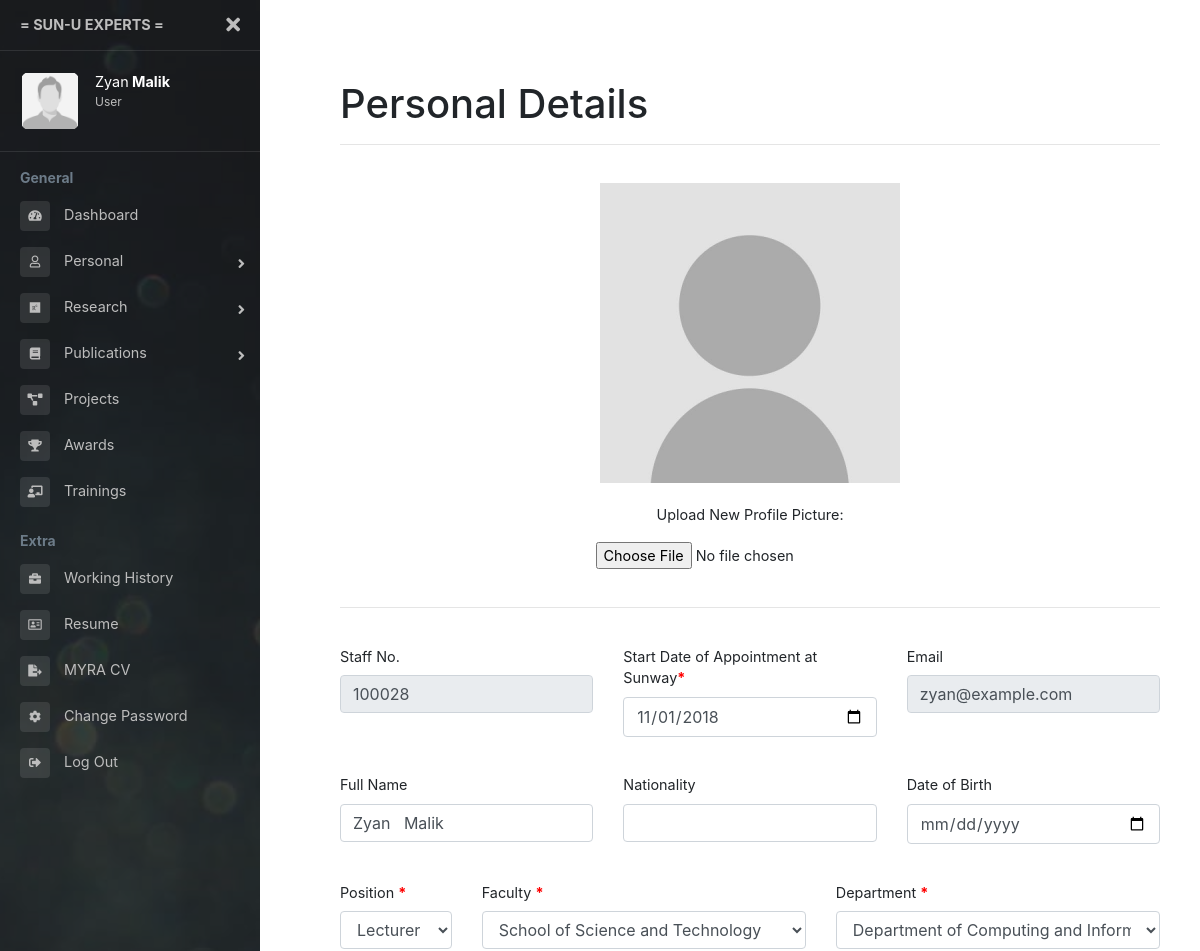
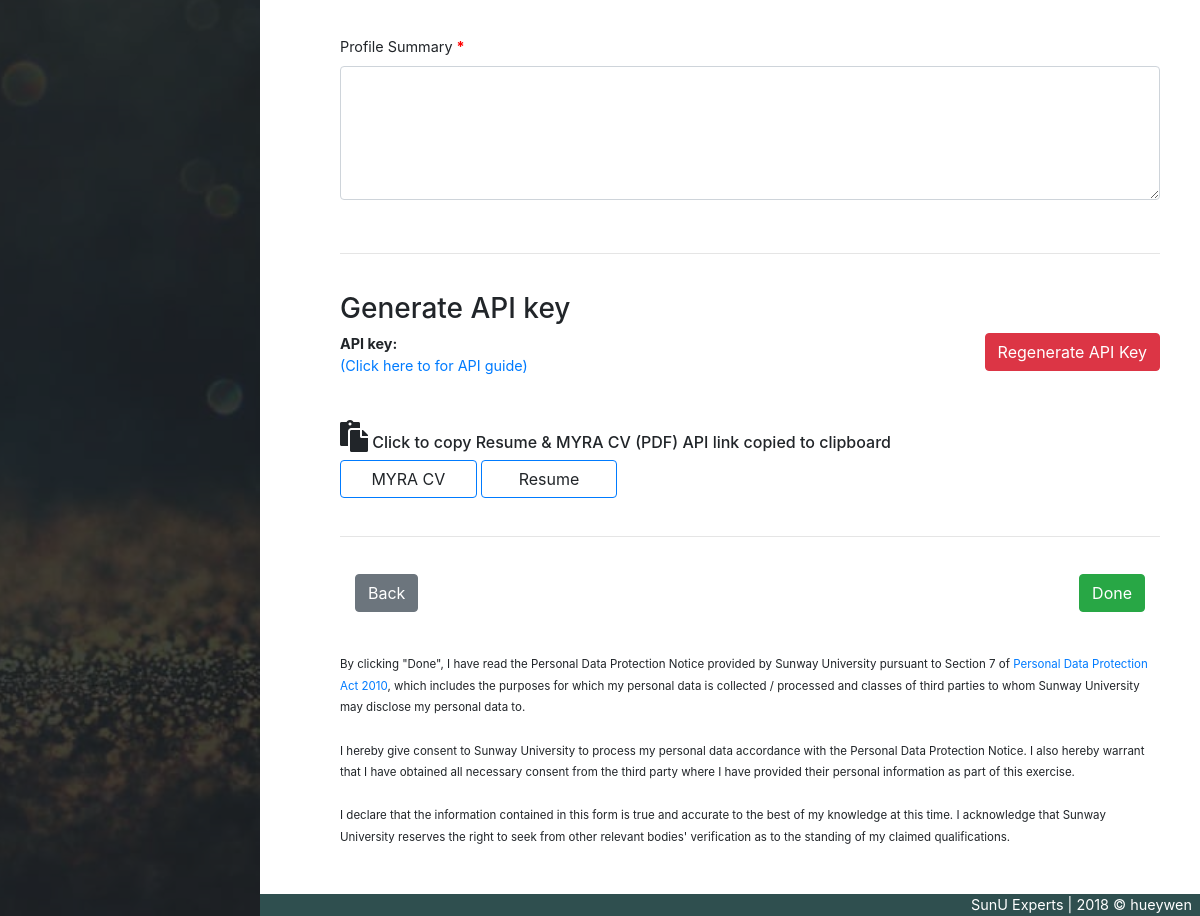
The app's page /fyp_HW/personal.php (signed in) with its own data (2 pictures, top to bottom).
### tables this page shows
CREATE TABLE `tbl_staffs` (
  `id` int(10) NOT NULL,
  `StaffId` varchar(6) NOT NULL,
  `firstName` varchar(255) NOT NULL,
  `lastName` varchar(255) NOT NULL,
  `nationality` varchar(255) NOT NULL,
  `dob` date NOT NULL,
  `email` varchar(255) NOT NULL,
  `startDate` date NOT NULL,
  `position` varchar(255) NOT NULL,
  `faculty` varchar(255) NOT NULL,
  `department` varchar(255) NOT NULL,
  `summary` varchar(50000) NOT NULL,
  `password` varchar(255) NOT NULL,
  `status` varchar(255) NOT NULL,
  `profile_picture` text,
  `created_on` timestamp NOT NULL DEFAULT CURRENT_TIMESTAMP,
  `updated_on` timestamp NOT NULL DEFAULT CURRENT_TIMESTAMP,
  `user_type` varchar(255) NOT NULL,
  `api_key` varchar(255) NOT NULL
);

### fyp_HW/personal.php (the view, shortened to what this page needs)
<?php
include('inc/config.php');
$user_ID = $_SESSION['user_ID'];
$sql= "SELECT * FROM `tbl_staffs` WHERE `StaffId` = :user_ID";
try {
    $query = $dbh->prepare($sql);
    $query->bindParam(':user_ID',$user_ID,PDO::PARAM_STR);
    $query->execute();
    $result = $query->fetchAll(PDO::FETCH_ASSOC);
    foreach($result as $output) {
        $StaffId = $output["StaffId"];
        $startDate = $output["startDate"];
        $email = $output["email"];
        $fullName = $output["firstName"]." ".$output["lastName"];
        $nationality = $output["nationality"];
        $dob = $output["dob"];
        $position = $output["position"];
        $faculty = $output["faculty"];
        $department = $output["department"];
        $summary = $output["summary"];
        $api_key = $output["api_key"];
    }
}
catch(PDOException $e) {
}
include ('inc/sidebar.php'); ?>
    <div class="container-fluid">
        <h1>Personal Details</h1>
        <hr/> <br/>
        <div class="col-lg-12 text-center">
            <img id="image1" src="images/no_image.jpg" >
        </div>
        <br>
        <div class="col-lg-12 text-center">
            <p>Upload New Profile Picture:</p>
            <input type="file" id="profileImage" accept="image/*">
        </div>
        <br>
        <hr>
        <br>
        <div class="row">
            <div class="form-group col-md-4">
                <label for="exampleFormControlInput1">Staff No.</label>
                <input type="text" class="form-control" id="staffNo" placeholder="" autocomplete="off" name="staffNo" required value=<?php echo $StaffId?> disabled>
            </div>
            <div class="form-group col-md-4">
                <label for="exampleFormControlInput1">Start Date of Appointment at Sunway<font color='red'><b>*</b></font></label>
                <input type="date" class="form-control" id="startDate" placeholder="" name="startDate" required value=<?php echo $startDate?>>
            </div>
            <div class="form-group col-md-4">
                <label for="exampleFormControlInput1">Email</label>
                <input type="email" class="form-control" id="email" placeholder="" name="email" value=<?php echo $email?> onBlur="checkEmailAvailability()" autocomplete="off" disabled>
            </div>
        </div>
        <br />
        <div class="row">
            <div class="form-group col-md-4">
                <label for="exampleFormControlInput1">Full Name</label>
                <input type="text" class="form-control" id="fullName" placeholder="" autocomplete="off" name="fullName" value='<?php echo $fullName?>' required>
            </div>
            <div class="form-group col-md-4">
                <label for="exampleFormControlInput1">Nationality</label>
                <input type="text" class="form-control" id="nationality" placeholder="" autocomplete="off" name="nationality" value=<?php echo $nationality ?>>
            </div>
            <div class="form-group col-md-4">
                <label for="exampleFormControlInput1">Date of Birth</label>
                <input type="date" class="form-control" id="dob" placeholder="" name="dob"  value=<?php echo $dob ?> >
            </div>
        </div>
        <br />
        <div class="row">
            <div class="form-group col-md-2">
                <label for="exampleFormControlInput1">Position <font color='red'><b>*</b></font></label>
                <select class="form-control" id="position" name="position" required>
                    <option <?php if(strcasecmp($position,"Lecturer")==0){echo "selected";}?>>Lecturer</option>
                </select>
            </div>
            <div class="form-group col-md-5">
                <label for="exampleFormControlSelect1">Faculty <font color='red'><b>*</b></font></label>
                <select class="form-control" id="faculty" name="faculty" required>
                    <option <?php if(strcasecmp($faculty,"School of Science and Technology")==0){echo "selected";}?>>School of Science and Technology</option>
                </select>
            </div>
            <div class="form-group col-md-5">
                <label for="exampleFormControlSelect1">Department <font color='red'><b>*</b></font></label>
                <select class="form-control" id="department" name="department" required>
                    <option <?php if(strcasecmp($department,"Department of Computing and Information System")==0){echo "selected";}?>>Department of Computing and Information System</option>
                </select>
            </div>
        </div>
        <br>
        <div class="row">
            <div class="form-group col-md-12">
                <label for="exampleFormControlTextarea1">Profile Summary <font color='red'><b>*</b></font></label>
                <textarea id="summary" name="summary" class="form-control" autocomplete="off" id="exampleFormControlTextarea1" rows="5"><?php echo $summary?></textarea>
            </div>
        </div>
<br>
        <hr>
        <br />
        <h3>Generate API key</h3>
        <b>API key:</b> <?php echo $api_key;?>  <button id="regenerate_api" class="btn btn-danger mb-2 float-right" name="add_personal">Regenerate API Key</button>
        &nbsp&nbsp<br><a href="javascript:call_modal();">(Click here to for API guide)</a>
        <br>
        <br>
        <br>
       <h6> <i class="fas fa-paste fa-2x"></i> Click to copy Resume & MYRA CV (PDF) API link copied to clipboard</h6>
        <a id = "b1"  onclick="api1()" class="btn btn-outline-primary col-md-2" role="button">MYRA CV</a>
        <a id = "b2" onclick="api2()" class="btn btn-outline-primary col-md-2" role="button">Resume</a>
        <br><br>
        <hr>
        <br>
        <div class="container-fluid">
            <a class="btn btn-secondary" href="dashboard.php" role="button">Back</a>
            <button id="submit" class="btn btn-success mb-2 float-right" name="add_personal">Done</button>
        </div>
    </div>
<?php include ('inc/footer.php'); ?>

### fyp_HW/personal.php (style rules this page uses)
#image1 { max-width: 300px; }
#image1 { max-height: 300px; }

### records on screen
tbl_staffs: staffNo "100028", startDate "11/01/2018", email "zyan@example.com", fullName "Zyan Malik", position "Lecturer", faculty "School of Science and Technology", department "Department of Computing and Information System"

### other values on screen
$_SESSION['fName'] "Zyan"
$_SESSION['lName'] "Malik"
